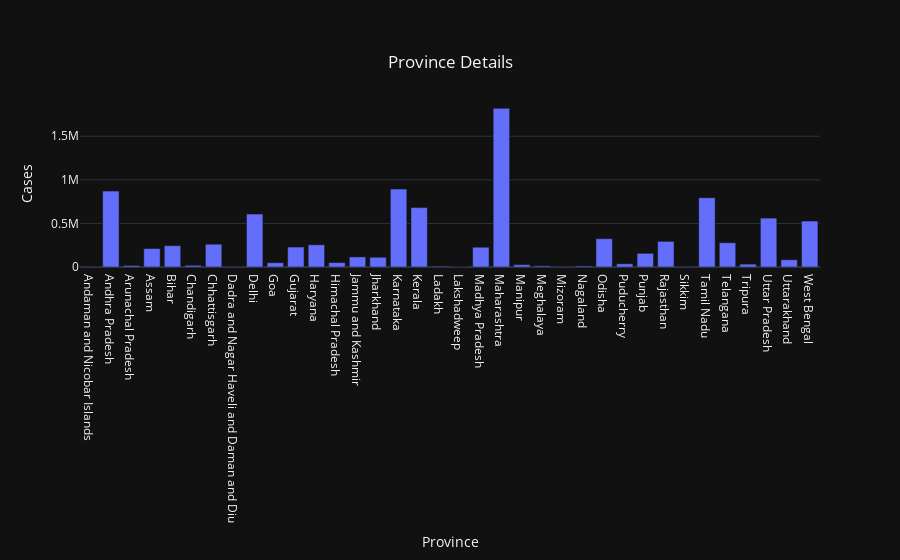

The code cell stored with this chart in its notebook:
### Code cell
# bar chart depicting the number of recoveries in various provinces in India
plot_province(country_stats, "Recoveries")

### Figure 1 — Plotly figure (JSON) as saved in the notebook; plotly's stock layout.template omitted (floating-point values rounded to 4 significant figures)
{"data": [{"type": "bar", "x": ["Andaman and Nicobar Islands", "Andhra Pradesh", "Arunachal Pradesh", "Assam", "Bihar", "Chandigarh", "Chhattisgarh", "Dadra and Nagar Haveli and Daman and Diu", "Delhi", "Goa", "Gujarat", "Haryana", "Himachal Pradesh", "Jammu and Kashmir", "Jharkhand", "Karnataka", "Kerala", "Ladakh", "Lakshadweep", "Madhya Pradesh", "Maharashtra", "Manipur", "Meghalaya", "Mizoram", "Nagaland", "Odisha", "Puducherry", "Punjab", "Rajasthan", "Sikkim", "Tamil Nadu", "Telangana", "Tripura", "Uttar Pradesh", "Uttarakhand", "West Bengal"], "y": [4811, 871116, 16538, 211723, 244599, 18937, 261663, 3364, 607494, 49199, 229143, 254880, 50631, 115560, 112021, 893617, 681397, 9100, 0, 226904, 1820021, 26521, 13066, 4088, 11595, 324775, 37074, 156719, 293888, 5201, 795293, 278523, 32735, 561257, 83416, 527272]}], "layout": {"title": {"text": "Province Details", "x": 0.5, "xanchor": "center", "y": 0.9, "yanchor": "top"}, "xaxis": {"title": {"text": "Province"}}, "yaxis": {"title": {"text": "Cases"}}}}
